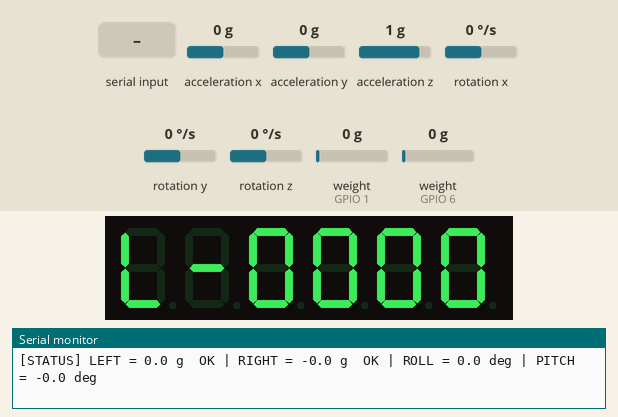
Recording of a program running on a simulated ESP32-C3. Shown: 6-digit seven-segment display, the last lines printed to the serial monitor. Inputs (shaded band) come from the test bench; at power-on: weight on the scale (sensors on GPIO 1, GPIO 6) 0 g, acceleration x 0 g, acceleration y 0 g, acceleration z 1 g, rotation x 0 °/s, rotation y 0 °/s, rotation z 0 °/s. No CAN messages arrive unless stated.

Above: at 6.29 s.
6.3 s: weight on the scale (sensor on GPIO 1) set to 100 g
At 6.8 s:
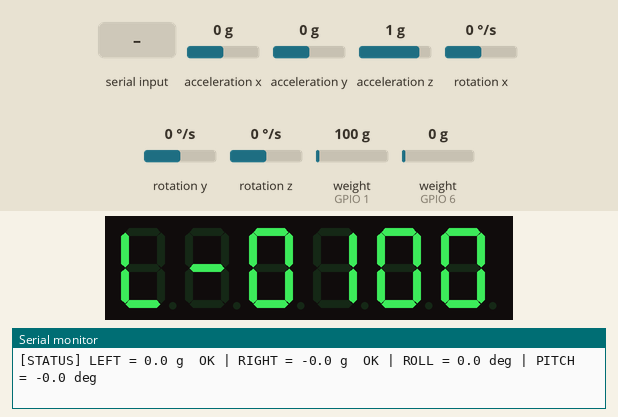
9.0 s: acceleration x set to -1.4 g
At 10.3 s:
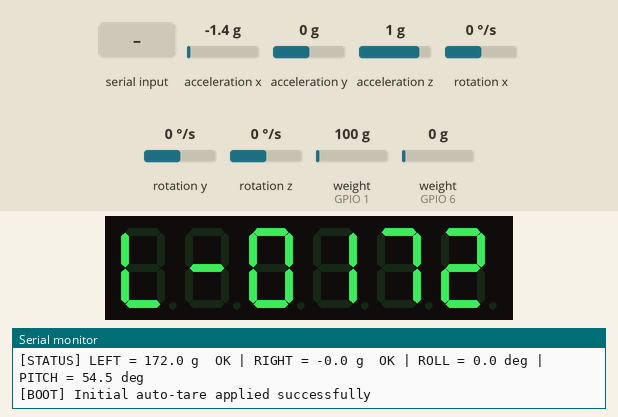
11.5 s: weight on the scale (sensor on GPIO 6) set to 100 g
At 12.96 s:
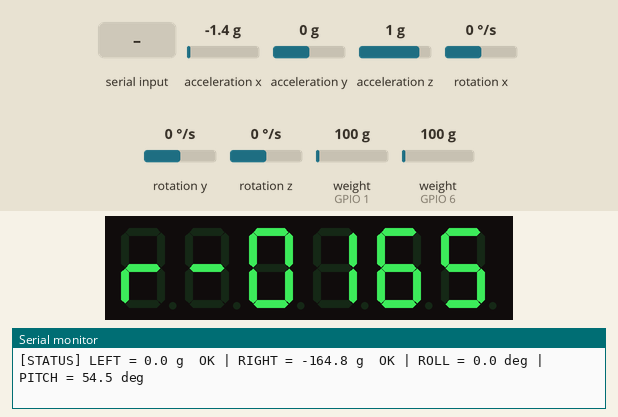
13.6 s: "TR\n" received over Serial
At 13.88 s:
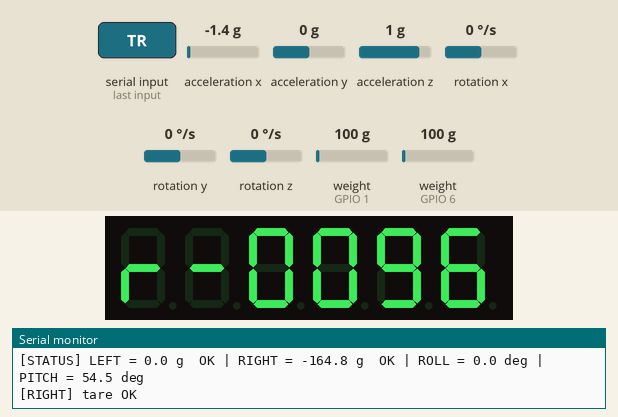
15.2 s: weight on the scale (sensor on GPIO 1) set to 1250 g
At 15.42 s:
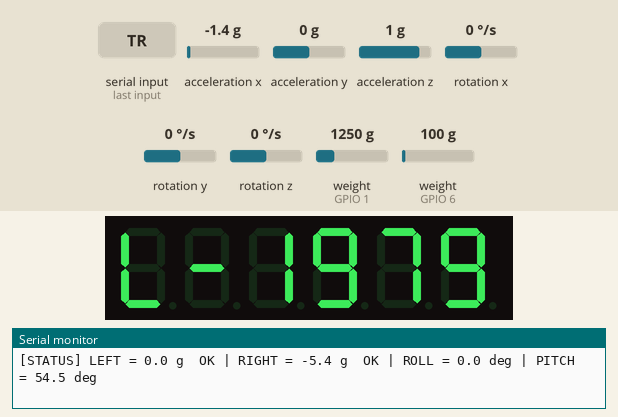
16.8 s: acceleration y set to -1.4 g
At 19.3 s:
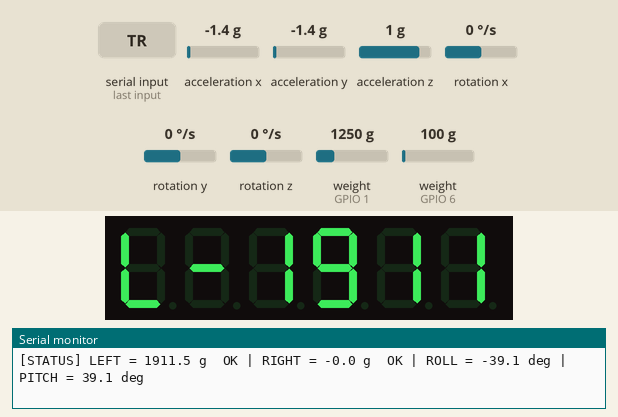

The program:

main.cpp
```cpp
#include <Arduino.h>
#include <Wire.h>
#include <MPU6050_light.h>
#include <TM1637TinyDisplay6.h>
#include "can_driver.hpp"
#include "can_manager.hpp"
#include "weight_sensor.hpp"
#include "shared_state.hpp"
#include "pins.hpp"

MPU6050 mpu(Wire);
bool mpu_initialized = false;
SemaphoreHandle_t i2c_mutex = nullptr;
SemaphoreHandle_t weight_mutex = nullptr;

// TM1637 6-digit display moved to free UART pins: GPIO21 (TX0) and GPIO20 (RX0)
TM1637TinyDisplay6 display(PIN_DISPLAY_CLK, PIN_DISPLAY_DIO);

// Примусове очищення шини I2C від залипань SDA
void i2c_bus_recover() {
    pinMode(PIN_I2C_SDA, INPUT_PULLUP);
    pinMode(PIN_I2C_SCL, OUTPUT);
    for (int i = 0; i < 9; i++) {
        digitalWrite(PIN_I2C_SCL, LOW);
        delayMicroseconds(5);
        digitalWrite(PIN_I2C_SCL, HIGH);
        delayMicroseconds(5);
    }
    pinMode(PIN_I2C_SCL, INPUT_PULLUP);
}

// I2C Scanner for debugging
void i2c_scan() {
#ifdef DEBUG_ENABLED
    Serial.println("\n===== I2C SCANNER =====");
    Serial.println("Scanning I2C bus (0x01-0x7F)...");
    int device_count = 0;

    for (byte addr = 1; addr < 127; addr++) {
        Wire.beginTransmission(addr);
        if (Wire.endTransmission() == 0) {
            Serial.print("  [FOUND] I2C Device at 0x");
            if (addr < 16) Serial.print("0");
            Serial.println(addr, HEX);
            device_count++;
        }
    }

    if (device_count == 0) {
        Serial.println("  No I2C devices found!");
    } else {
        Serial.print("  Total devices found: ");
        Serial.println(device_count);
    }
    Serial.println("========================\n");
#endif
}

// MPU6050 initialization with detailed debug
void mpu_init_with_debug() {
#ifdef DEBUG_ENABLED
    Serial.println("\n===== MPU6050 INITIALIZATION =====");
    Serial.println("Attempting MPU6050 initialization...");
#endif

    byte status = mpu.begin();

    // Перевірка МАЄ виконуватися завжди, навіть у Release
    if (status != 0) {
#ifdef DEBUG_ENABLED
        Serial.printf("  [ERROR] MPU6050 init failed with status: %d\n", status);
        Serial.println("  Possible causes:");
        Serial.println("    - Chip not found at I2C address");
        Serial.println("    - Wrong I2C pins configured");
        Serial.println("    - SDA/SCL not connected properly");
#endif
        mpu_initialized = false;
        return;
    }

#ifdef DEBUG_ENABLED
    Serial.println("  [INFO] Calculating IMU offsets (keep device still)...");
#endif

    mpu.calcOffsets(false, true);
    mpu_initialized = true;

#ifdef DEBUG_ENABLED
    Serial.println("  [SUCCESS] MPU6050 initialized successfully!");
    Serial.println("  Sensor info:");
    Serial.print("    - Temperature: ");
    Serial.print(mpu.getTemp());
    Serial.println(" °C");
    Serial.print("    - Gyro X offset: ");
    Serial.println(mpu.getGyroXoffset());
    Serial.print("    - Gyro Y offset: ");
    Serial.println(mpu.getGyroYoffset());
    Serial.print("    - Gyro Z offset: ");
    Serial.println(mpu.getGyroZoffset());
    Serial.println("==================================\n");
#endif
}

static void print_weight_status() {
    float left = g_state.weight1_g.load();
    float right = g_state.weight2_g.load();
    bool left_ok = !g_state.weight1_error.load();
    bool right_ok = !g_state.weight2_error.load();
    float roll = g_state.roll.load();
    float pitch = g_state.pitch.load();

    Serial.printf("[STATUS] LEFT = %.1f g  %s | RIGHT = %.1f g  %s | ROLL = %.1f deg | PITCH = %.1f deg\n",
                  left_ok ? left : -9999.0f,
                  left_ok ? "OK" : "ERR",
                  right_ok ? right : -9999.0f,
                  right_ok ? "OK" : "ERR",
                  roll,
                  pitch);
}

static void print_serial_help() {
    Serial.println("\n=== Weight UI ===");
    Serial.println("  TR   = tare right sensor");
    Serial.println("  ZR   = zero right sensor (soft tare)");
    Serial.println("  CR [g] = calibrate right sensor with known weight in grams");
    Serial.println("           Example: CR 29.5  or  CR 29,5  => 29.5 g");
    Serial.println("  TL   = tare left sensor");
    Serial.println("  ZL   = zero left sensor (soft tare)");
    Serial.println("  CL [g] = calibrate left sensor with known weight in grams");
    Serial.println("           Example: CL 29.5  or  CL 29,5  => 29.5 g");
    Serial.println("  STATUS / READ = print current weight values");
    Serial.println("  HELP / ? = this menu");
    Serial.println("=================\n");
}

static void handle_serial_command() {
    while (Serial.available() > 0) {
        String line = Serial.readStringUntil('\n');
        line.trim();
        if (line.length() == 0) {
            continue;
        }

        String cmd = line;
        cmd.replace(" ", "");
        cmd.toUpperCase();

        if (cmd == "HELP" || cmd == "?") {
            print_serial_help();
            continue;
        }

        if (cmd == "STATUS" || cmd == "READ") {
            print_weight_status();
            continue;
        }

        WeightSensor* sensor = nullptr;
        bool left_side = false;
        bool right_side = false;
        bool do_calibrate = false;

        if (cmd.startsWith("TR") || cmd.startsWith("RT")) {
            sensor = &sensor2;
            right_side = true;
        } else if (cmd.startsWith("TL") || cmd.startsWith("LT")) {
            sensor = &sensor1;
            left_side = true;
        } else if (cmd.startsWith("ZR") || cmd.startsWith("RZ")) {
            sensor = &sensor2;
            right_side = true;
        } else if (cmd.startsWith("ZL") || cmd.startsWith("LZ")) {
            sensor = &sensor1;
            left_side = true;
        } else if (cmd.startsWith("CR") || cmd.startsWith("RC")) {
            sensor = &sensor2;
            right_side = true;
            do_calibrate = true;
        } else if (cmd.startsWith("CL") || cmd.startsWith("LC")) {
            sensor = &sensor1;
            left_side = true;
            do_calibrate = true;
        } else {
            Serial.println("Unknown command. Type HELP or ?");
            continue;
        }

        if (do_calibrate) {
            String rest = line.substring(2);
            rest.trim();
            rest.replace(',', '.');
            float known_weight = rest.length() > 0 ? rest.toFloat() : 500.0f;

            if (known_weight <= 0.0f) {
                Serial.println("Calibration requires known weight > 0 g");
                continue;
            }

            if (weight_mutex == nullptr || xSemaphoreTake(weight_mutex, pdMS_TO_TICKS(3000)) != pdTRUE) {
                Serial.println("[CALIB] cannot lock weight mutex; try again");
                continue;
            }

            // ВАЖЛИВО: нуль має бути знятий раніше через ZL/ZR на порожньому датчику.
            // Не викликаємо calibrate_zero() тут: це знищує різницю під навантаженням.
            float scale_factor = sensor->calibrate_weight(known_weight, 30);
            xSemaphoreGive(weight_mutex);

            if (scale_factor <= 0.0f) {
                Serial.printf("[%s] CALIB ERROR: factor=%.4f invalid — previous calibration kept\n",
                              right_side ? "RIGHT" : "LEFT",
                              scale_factor);
                continue;
            }

            Serial.printf("[%s] calibrated with %.1f g => scale=%.4f\n",
                          right_side ? "RIGHT" : "LEFT",
                          known_weight,
                          scale_factor);
            continue;
        }

        if (cmd.startsWith("TR") || cmd.startsWith("TL") || cmd.startsWith("LT") || cmd.startsWith("RT")) {
            if (weight_mutex != nullptr && xSemaphoreTake(weight_mutex, pdMS_TO_TICKS(2000)) == pdTRUE) {
                sensor->tare(10);
                xSemaphoreGive(weight_mutex);
            } else {
                Serial.println("[TARE] cannot lock weight mutex; try again");
                continue;
            }
            Serial.printf("[%s] tare OK\n", right_side ? "RIGHT" : "LEFT");
        } else if (cmd.startsWith("ZR") || cmd.startsWith("ZL") || cmd.startsWith("LZ") || cmd.startsWith("RZ")) {
            if (weight_mutex != nullptr && xSemaphoreTake(weight_mutex, pdMS_TO_TICKS(2000)) == pdTRUE) {
                sensor->calibrate_zero(40);
                xSemaphoreGive(weight_mutex);
            } else {
                Serial.println("[ZERO] cannot lock weight mutex; try again");
                continue;
            }
            Serial.printf("[%s] zeroed OK\n", right_side ? "RIGHT" : "LEFT");
        }
    }
}

void setup() {
    Serial.begin(115200);
    Serial.setTxTimeoutMs(0);
    uint32_t start = millis();
    while (!Serial && (millis() - start < 1500)) {
        delay(10);
    }

#ifdef DEBUG_ENABLED
    Serial.println("\n[BOOT] ESP32-C3 Super Mini Started");
#else
    Serial.println("\n[BOOT] ESP32-C3 Super Mini Started in calibration mode");
#endif
    print_serial_help();

    // Initialize weight sensors for both debug and release calibration mode.
    weight_sensors_init();

    // Default calibration values for both sensors; manual recalibration remains possible.
    sensor1.set_calibration(0, 399.3700f);
    sensor2.set_calibration(0, 410.5763f);

#ifndef DEBUG_ENABLED
    Serial.println("[RELEASE] Calibration-only mode active. Use TR/TL/ZR/ZL/CR/CL or STATUS");
    Serial.println("[RELEASE] Live weight logs are enabled every 1 second.");
#endif

    // Створюємо мьютекси для синхронізації I2C та вагових датчиків
    i2c_mutex = xSemaphoreCreateMutex();
    weight_mutex = xSemaphoreCreateMutex();

    // Очищаємо шину перед ініціалізацією
    i2c_bus_recover();

    // 100 кГц для стабільності I2C на ESP32-C3
    Wire.begin(PIN_I2C_SDA, PIN_I2C_SCL, 100000);
    Wire.setTimeOut(50);
    delay(50);

    // i2c_scan(); // Вимкнено для запобігання Error 263

    // Initialize MPU6050
    mpu_init_with_debug();

    Serial.println("[DEBUG] Weight sensors initialized");

    // Initialize TM1637 display
    display.begin();
    display.setBrightness(7);
    display.clear();
    Serial.println("[DEBUG] TM1637 display initialized");
    Serial.println("[TEST] Displaying 888888 for 1 second...");
    display.showNumberDec(888888);
    delay(1000);
    display.clear();
    Serial.println("[DEBUG] Display test complete - ready for Yaw/Pitch output");

    // Initialize CAN bus and task before starting the runtime tasks.
    can_init_1mbs_accept_all();
    xTaskCreatePinnedToCore(can_task, "can_task", 3072, nullptr, 2, nullptr, 0);

    // Create tasks with distinct priorities: imu (high), display (medium), weight (low)
    xTaskCreatePinnedToCore(imu_task, "imu_task", 4096, &g_state, 3, nullptr, 0);
    xTaskCreatePinnedToCore(display_task, "display_task", 2048, &g_state, 2, nullptr, 0);
    xTaskCreatePinnedToCore(weight_sensors_task, "sensor_task", 3072, &g_state, 1, nullptr, 0);

    xTaskCreatePinnedToCore([](void*) {
        vTaskDelay(pdMS_TO_TICKS(5000));
        if (weight_mutex != nullptr && xSemaphoreTake(weight_mutex, pdMS_TO_TICKS(2000)) == pdTRUE) {
            sensor1.tare(20);
            sensor2.tare(20);
            xSemaphoreGive(weight_mutex);
            Serial.println("[BOOT] Initial auto-tare applied successfully");
        }
        vTaskDelete(nullptr);
    }, "boot_tare", 2048, nullptr, 1, nullptr, 0);

    Serial.println("[DEBUG] ===== READY (Tasks started) =====\n");
}

void loop() {
    handle_serial_command();

#ifdef DEBUG_ENABLED
    vTaskDelay(portMAX_DELAY);
#else
    static uint32_t last_status_ms = 0;
    if (millis() - last_status_ms >= 1000UL) {
        print_weight_status();
        last_status_ms = millis();
    }
    delay(50);
#endif
}
```

shared_state.hpp
```cpp
#pragma once
#include <atomic>

// Calibration step state machine for the two active sensors.
enum class CalibStep : uint8_t {
    IDLE      = 0,
    TARE_1    = 1,
    TARE_2    = 2,
    WEIGHT_1  = 11,
    WEIGHT_2  = 12,
};

struct SharedState {
    // Live raw/processed values for left and right scales.
    std::atomic<float> weight1{0.0f};
    std::atomic<float> weight2{0.0f};
    std::atomic<float> weight1_g{0.0f};
    std::atomic<float> weight2_g{0.0f};
    std::atomic<bool> weight1_error{false};
    std::atomic<bool> weight2_error{false};

    // Live orientation values updated by the fast IMU task.
    std::atomic<float> roll{0.0f};
    std::atomic<float> pitch{0.0f};
    std::atomic<float> yaw{0.0f};

    // Calibration flow
    std::atomic<uint8_t> calib_step{0};
    std::atomic<float>   calib_known_weight{0.0f};

    // Result of calibration for left/right sensors.
    std::atomic<float>   calib_factor1{1.0f};
    std::atomic<float>   calib_factor2{1.0f};

    std::atomic<uint8_t> apply_calib{0};
};

extern SharedState g_state;
```

shared_state.cpp
```cpp
#include "shared_state.hpp"

SharedState g_state;
```

pins.hpp
```cpp
#pragma once
#include "driver/gpio.h"

// ESP32-C3 Super Mini pin map for the active two HX711 load cells.

// CAN (TWAI) - kept for library functionality, not initialized in main()
static constexpr gpio_num_t PIN_CAN_TX = GPIO_NUM_10;
static constexpr gpio_num_t PIN_CAN_RX = GPIO_NUM_7;

// I2C bus for IMU
static constexpr gpio_num_t PIN_I2C_SCL = GPIO_NUM_4;
static constexpr gpio_num_t PIN_I2C_SDA = GPIO_NUM_3;
static constexpr gpio_num_t PIN_IMU_SCL = GPIO_NUM_4;
static constexpr gpio_num_t PIN_IMU_SDA = GPIO_NUM_3;

// TM1637 display moved to free UART pins RX/TX: GPIO21 / GPIO20
static constexpr gpio_num_t PIN_DISPLAY_CLK = GPIO_NUM_21;
static constexpr gpio_num_t PIN_DISPLAY_DIO = GPIO_NUM_20;

// HX711 Left sensor
static constexpr gpio_num_t PIN_HX711_LEFT_DT  = GPIO_NUM_1;
static constexpr gpio_num_t PIN_HX711_LEFT_SCK = GPIO_NUM_0;

// HX711 Right sensor
static constexpr gpio_num_t PIN_HX711_RIGHT_DT  = GPIO_NUM_6;
static constexpr gpio_num_t PIN_HX711_RIGHT_SCK = GPIO_NUM_5;

// Legacy / unused pins intentionally removed from the active build.
```
